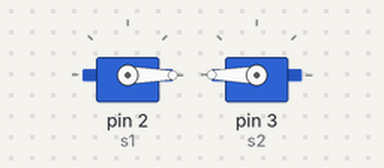
A sketch run on a simulated Arduino Uno, built with avr-gcc and run on an emulated ATmega328P. Parts: 2 × servo.

Above: at 0.05 s.
At 3.0 s:
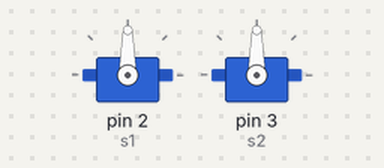
At 6.0 s:
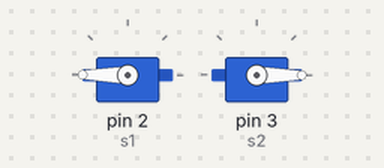
Timing chart, 0 to 7.8 s (numbered marks = the images above):
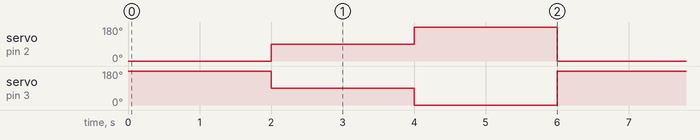

Measured:
- by itself, servo on pin 2 (s1): repeats every 6.0 s: 180° 2.0 s, 0° 2.0 s, 90° 2.0 s
- by itself, servo on pin 3 (s2): repeats every 6.0 s: 0° 2.0 s, 180° 2.0 s, 90° 2.0 s

The sketch:

program_2.ino
```cpp
#include <Servo.h>
#define POT A5

Servo s1;
Servo s2;

int angS1, angS2;

void setup(){
  angS1 = 0; angS2 = 180;
  s1.attach(2);
  s2.attach(3);
}

void setAngS1(int ang) {
  angS1 = (ang > 180) ? 0 : angS1;
  s1.write(angS1);
  angS1 += 90;
}

void setAngS2(int ang) {
  angS2 = (ang < 0) ? 180 : angS2;
  s2.write(angS2);
  angS2 -= 90;
}

void loop(){
  setAngS1(angS1);
  setAngS2(angS2);
  delay(2000);
}
```
